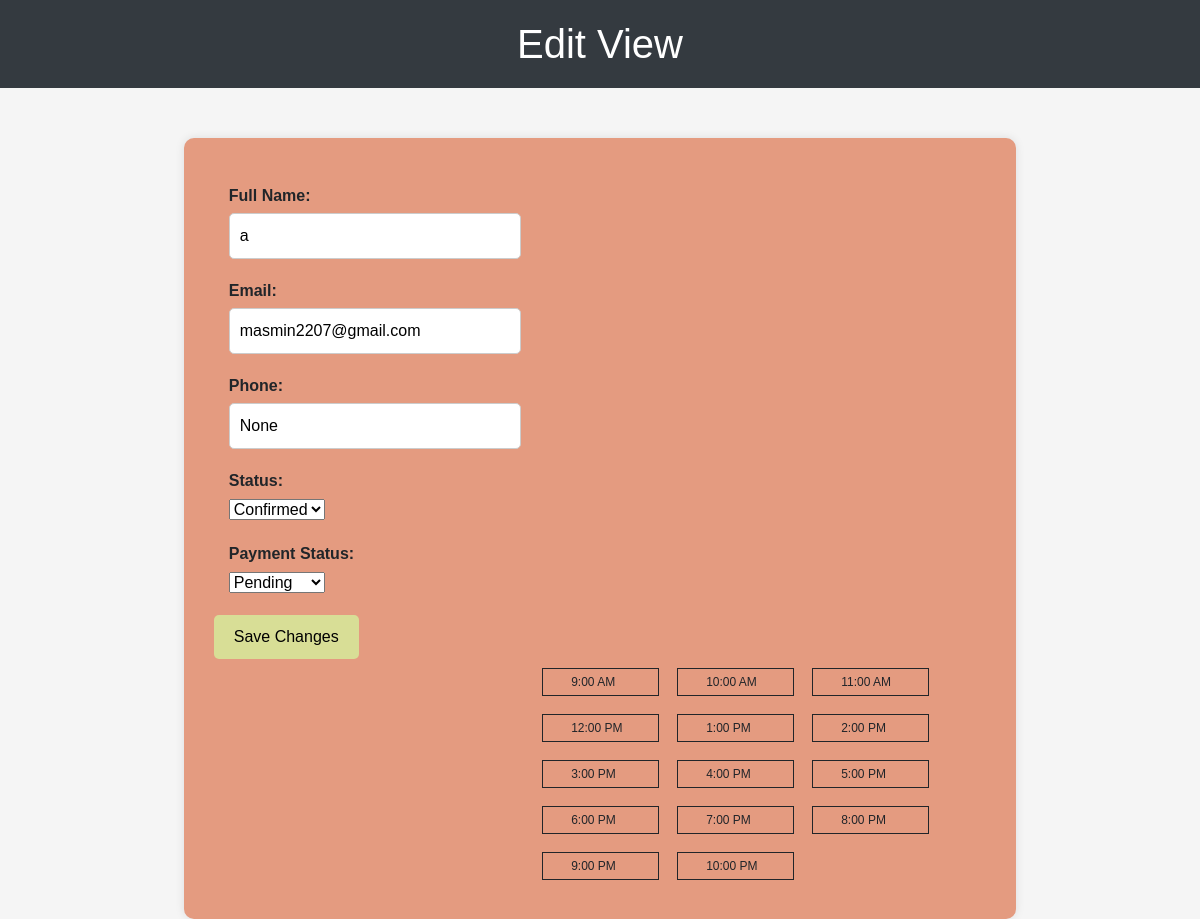
The app's page /edit_appointment/1, older data.
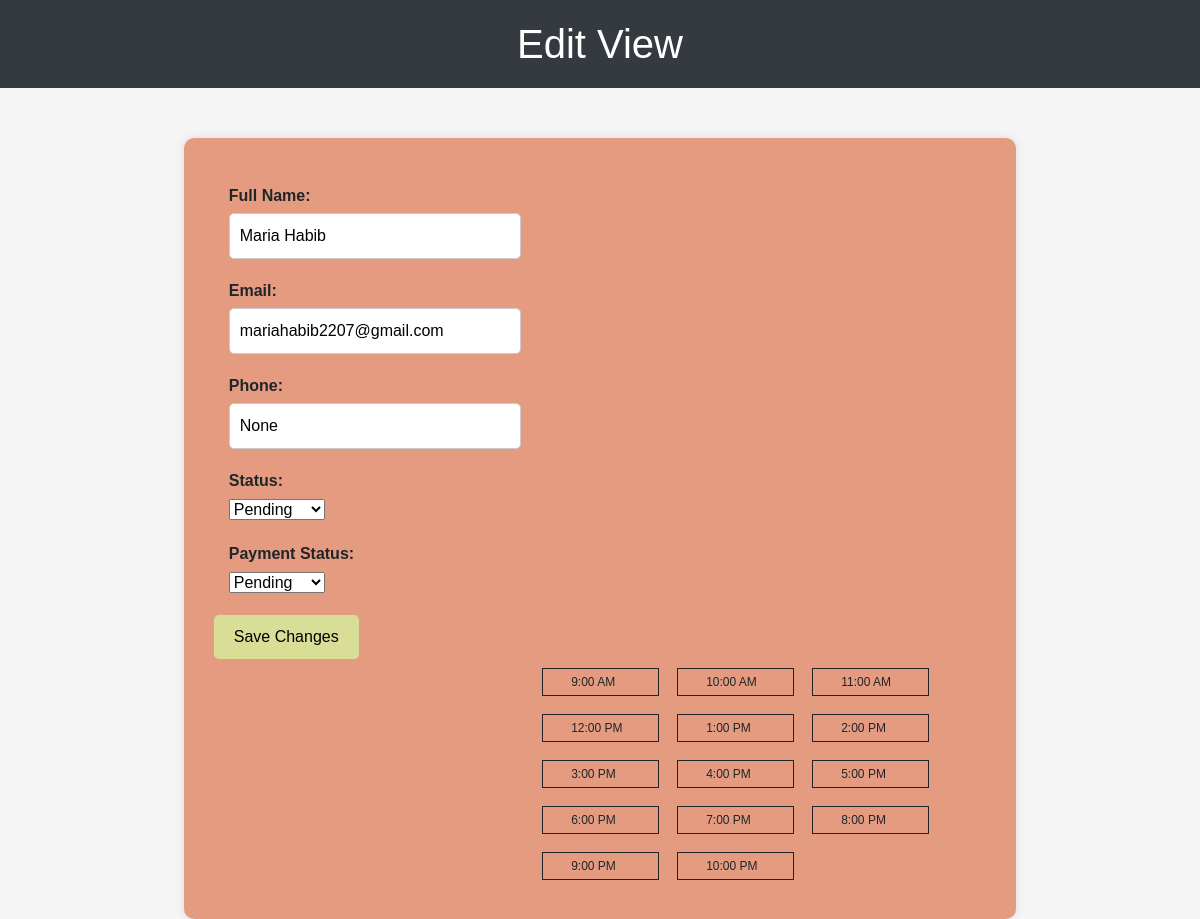
The same page, newer data.
### app.py (models this page shows)
class Appointment(db.Model):
    id = db.Column(db.Integer, primary_key=True)
    full_name = db.Column(db.String)
    email = db.Column(db.String)
    phone = db.Column(db.String)
    status = db.Column(db.String)
    payment_status = db.Column(db.String)
    date = db.Column(db.String)
    start_time = db.Column(db.String)  # Change the type to String
    end_time = db.Column(db.String)

### app.py (the view, shortened to what this page needs)
@app.route('/edit_appointment/<int:appointment_id>', methods=['GET', 'POST'])
def edit_appointment(appointment_id):
    appointment = Appointment.query.get(appointment_id)
    return render_template('edit_appointment.html', appointment=appointment)

### templates/edit_appointment.html (shortened to what this page needs)
<!DOCTYPE html>
<html>
<head>
    <link rel="stylesheet" href="https://stackpath.bootstrapcdn.com/bootstrap/4.5.2/css/bootstrap.min.css">
    <link rel="stylesheet"
        href="https://cdnjs.cloudflare.com/ajax/libs/bootstrap-datepicker/1.9.0/css/bootstrap-datepicker.min.css">
    <link rel="stylesheet"
        href="https://cdnjs.cloudflare.com/ajax/libs/bootstrap-datepicker/1.9.0/css/bootstrap-datepicker.min.css" />
</head>
<body>
    <h1>Edit View</h1>
    <section class="container">
        <div class="row goals-sec-pink">
            <div class="col-md-12">
                <form action="{{ url_for('edit_appointment', appointment_id=appointment.id) }}" method="post"
                    id="edit-form">
                    <div class="row contact-cont pt-0">
                        <div class="col-md-5">
                            <div class="form-group">
                                <label for="full_name">Full Name:</label>
                                <input type="text" name="full_name" value="{{ appointment.full_name }}" />
                            </div>
                            <div class="form-group">
                                <label for="email">Email:</label>
                                <input type="email" name="email" value="{{ appointment.email }}" />
                            </div>
                            <div class="form-group">
                                <label for="phone">Phone:</label>
                                <input type="text" name="phone" value="{{ appointment.phone }}" />
                            </div>
                            <div class="form-group">
                                <label for="address">Status:</label>
                                <select name="status">
                                    <option value="pending" {% if appointment.status=='pending' %}selected{% endif %}>
                                        Pending</option>
                                    <option value="confirmed" {% if appointment.status=='confirmed' %}selected{% endif
                                        %}>Confirmed</option>
                                </select>
                            </div>
                            <div class="form-group">
                                <label for="address">Payment Status:</label>
                                <select name="payment_status">
                                    <option value="pending" {% if appointment.payment_status=='pending' %}selected{%
                                        endif %}>Pending</option>
                                </select>
                            </div>
                        </div>
                        <div class="col-md-7">
                        </div>
                        <div class="row">
                            <div class="col-md-12">
                                <button type="submit">Save Changes</button>
                            </div>
                        </div>
                        <div class="row">
                            <div class="col-md-7 offset-5">
                                <div class="time-slots">
                                    <div class="row">
                                        <div class="col-sm-3 time-slot time-block">
                                            <p>9:00 AM</p>
                                        </div>
                                        <div class="col-sm-3 time-slot time-block">
                                            <p>10:00 AM</p>
                                        </div>
                                        <div class="col-sm-3 time-slot time-block">
                                            <p>11:00 AM</p>
                                        </div>
                                        <div class="col-sm-3 time-slot time-block">
                                            <p>12:00 PM</p>
                                        </div>
                                        <div class="col-sm-3 time-slot time-block">
                                            <p>1:00 PM</p>
                                        </div>
                                        <div class="col-sm-3 time-slot time-block">
                                            <p>2:00 PM</p>
                                        </div>
                                        <div class="col-sm-3 time-slot time-block">
                                            <p>3:00 PM</p>
                                        </div>
                                        <div class="col-sm-3 time-slot time-block">
                                            <p>4:00 PM</p>
                                        </div>
                                        <div class="col-sm-3 time-slot time-block">
                                            <p>5:00 PM</p>
                                        </div>
                                        <div class="col-sm-3 time-slot time-block">
                                            <p>6:00 PM</p>
                                        </div>
                                        <div class="col-sm-3 time-slot time-block">
                                            <p>7:00 PM</p>
                                        </div>
                                        <div class="col-sm-3 time-slot time-block">
                                            <p>8:00 PM</p>
                                        </div>
                                        <div class="col-sm-3 time-slot time-block">
                                            <p>9:00 PM</p>
                                        </div>
                                        <div class="col-sm-3 time-slot time-block">
                                            <p>10:00 PM</p>
                                        </div>
                                    </div>
                                </div>
                            </div>
                        </div>
                    </div>
            </div>
        </div>
    </section>

### templates/edit_appointment.html (style rules this page uses)
body { font-family: Arial, sans-serif; margin: 0; padding: 0; background-color: #f5f5f5; }
section.container { display: flex; align-items: center; justify-content: center; margin-top: 50px; }
.row.goals-sec-pink { background-color: #e49b80; border-radius: 10px; box-shadow: 0px 0px 10px rgba(0, 0, 0, 0.1); padding: 30px; width: 75%; }
.form-group { margin-bottom: 20px; }
label { display: block; font-weight: bold; margin-bottom: 5px; }
input[type="text"], input[type="email"], textarea { width: 100%; padding: 10px; border: 1px solid #ccc; border-radius: 5px; }
button[type="submit"] { background-color: #d8de96; color: #000000; border: none; padding: 10px 20px; border-radius: 5px; cursor: pointer; }
h1 { text-align: center; padding: 20px; background-color: #343a40; color: #fff; }
.time-slots p { font-size: 12px; height: 100%; margin: 4px 13px; }
.time-slots .time-block { border: 1px solid; margin: 9px; }

Row changes from the older to the newer data that the page shows:
changed Appointment "None": full_name "a" → "Maria Habib"; email "masmin2207@gmail.com" → "mariahabib2207@gmail.com"; status "Confirmed" → (not shown); payment_status "Pending" → (not shown)
Text that changed along with them:
form field status: (not shown) → "Pending"
form field payment_status: (not shown) → "Pending"
